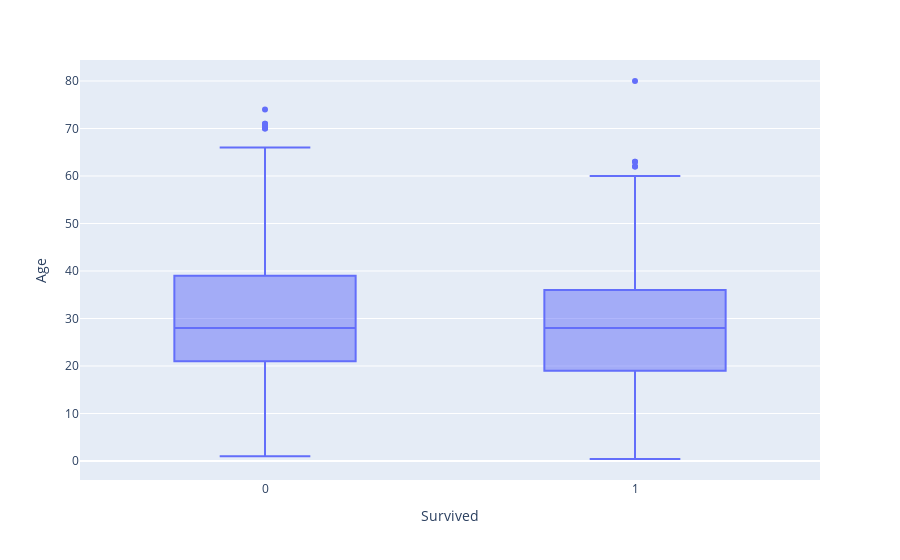

Notebook code cell kept with this figure:
### Code cell
fig = px.box(df,x="Survived", y="Age")
fig.show()

### Figure 1 — Plotly figure (JSON) as saved in the notebook; plotly's stock layout.template omitted (floating-point values rounded to 4 significant figures; data arrays with more than 128 entries replaced by an {"elided": "..."} marker saying what was removed)
{"data": [{"alignmentgroup": "True", "hovertemplate": "Survived=%{x}<br>Age=%{y}<extra></extra>", "legendgroup": "", "marker": {"color": "#636efa"}, "name": "", "notched": false, "offsetgroup": "", "orientation": "v", "showlegend": false, "type": "box", "x": {"elided": "891 int values"}, "x0": " ", "xaxis": "x", "y": {"elided": "891 float values"}, "y0": " ", "yaxis": "y"}], "layout": {"boxmode": "group", "legend": {"tracegroupgap": 0}, "margin": {"t": 60}, "xaxis": {"anchor": "y", "domain": [0, 1], "title": {"text": "Survived"}}, "yaxis": {"anchor": "x", "domain": [0, 1], "title": {"text": "Age"}}}}
